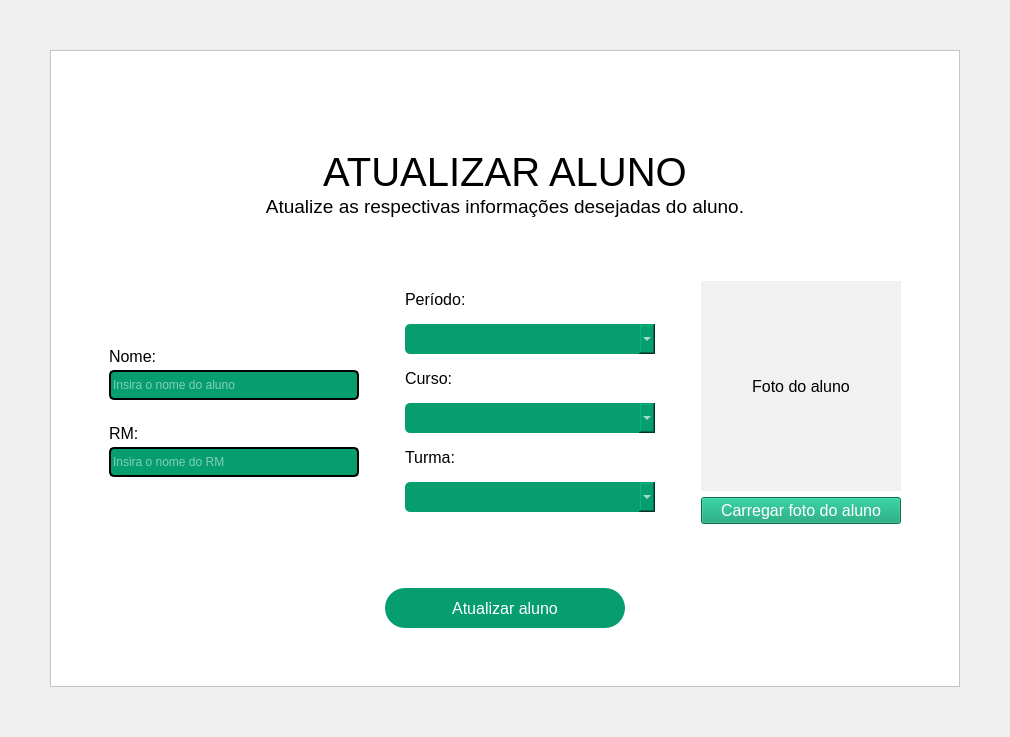
         <widget class="QWidget" name="pg_Atualizar">
          <layout class="QGridLayout" name="gridLayout_11">
           <property name="leftMargin">
            <number>50</number>
           </property>
           <property name="topMargin">
            <number>50</number>
           </property>
           <property name="rightMargin">
            <number>50</number>
           </property>
           <property name="bottomMargin">
            <number>50</number>
           </property>
           <property name="spacing">
            <number>0</number>
           </property>
           <item row="0" column="0">
            <widget class="QFrame" name="frame_6">
             <property name="styleSheet">
              <string notr="true">background-color: rgb(255, 255, 255);</string>
             </property>
             <property name="frameShape">
              <enum>QFrame::StyledPanel</enum>
             </property>
             <property name="frameShadow">
              <enum>QFrame::Raised</enum>
             </property>
             <layout class="QGridLayout" name="gridLayout_22">
              <item row="3" column="0">
               <widget class="QWidget" name="widget_16" native="true">
                <layout class="QHBoxLayout" name="horizontalLayout_10">
                 <item>
                  <spacer name="horizontalSpacer_43">
                   <property name="orientation">
                    <enum>Qt::Horizontal</enum>
                   </property>
                   <property name="sizeHint" stdset="0">
                    <size>
                     <width>40</width>
                     <height>20</height>
                    </size>
                   </property>
                  </spacer>
                 </item>
                 <item>
                  <layout class="QVBoxLayout" name="verticalLayout_28">
                   <item>
                    <layout class="QVBoxLayout" name="verticalLayout_18">
                     <item>
                      <spacer name="verticalSpacer_31">
                       <property name="orientation">
                        <enum>Qt::Vertical</enum>
                       </property>
                       <property name="sizeHint" stdset="0">
                        <size>
                         <width>20</width>
                         <height>40</height>
                        </size>
                       </property>
                      </spacer>
                     </item>
                     <item>
                      <widget class="QLabel" name="label_18">
                       <property name="maximumSize">
                        <size>
                         <width>16777215</width>
                         <height>15</height>
                        </size>
                       </property>
                       <property name="font">
                        <font>
                         <family>Arial</family>
                         <pointsize>12</pointsize>
                        </font>
                       </property>
                       <property name="text">
                        <string>Nome:</string>
                       </property>
                      </widget>
                     </item>
                     <item>
                      <widget class="QLineEdit" name="etyNome_PgAtualizar">
                       <property name="minimumSize">
                        <size>
                         <width>250</width>
                         <height>30</height>
                        </size>
                       </property>
                       <property name="styleSheet">
                        <string notr="true">QLineEdit{
	background-color:#069E6E;
	border: 2px solid #000000;
	color: #ffffff;
	border-radius:5px;
}</string>
                       </property>
                       <property name="placeholderText">
                        <string>Insira o nome do aluno</string>
                       </property>
                      </widget>
                     </item>
                    </layout>
                   </item>
                   <item>
                    <layout class="QVBoxLayout" name="verticalLayout_27">
                     <property name="topMargin">
                      <number>20</number>
                     </property>
                     <item>
                      <widget class="QLabel" name="label_16">
                       <property name="maximumSize">
                        <size>
                         <width>16777215</width>
                         <height>15</height>
                        </size>
                       </property>
                       <property name="font">
                        <font>
                         <family>Arial</family>
                         <pointsize>12</pointsize>
                        </font>
                       </property>
                       <property name="text">
                        <string>RM:</string>
                       </property>
                      </widget>
                     </item>
                     <item>
                      <widget class="QLineEdit" name="etyRM_PgAtualizar">
                       <property name="minimumSize">
                        <size>
                         <width>0</width>
                         <height>30</height>
                        </size>
                       </property>
                       <property name="styleSheet">
                        <string notr="true">QLineEdit{
	background-color:#069E6E;
	border: 2px solid #000000;
	color: #ffffff;
	border-radius:5px;
}</string>
                       </property>
                       <property name="placeholderText">
                        <string>Insira o nome do RM</string>
                       </property>
                      </widget>
                     </item>
                     <item>
                      <spacer name="verticalSpacer_33">
                       <property name="orientation">
                        <enum>Qt::Vertical</enum>
                       </property>
                       <property name="sizeHint" stdset="0">
                        <size>
                         <width>20</width>
                         <height>40</height>
                        </size>
                       </property>
                      </spacer>
                     </item>
                    </layout>
                   </item>
                  </layout>
                 </item>
                 <item>
                  <spacer name="horizontalSpacer_41">
                   <property name="orientation">
                    <enum>Qt::Horizontal</enum>
                   </property>
                   <property name="sizeHint" stdset="0">
                    <size>
                     <width>40</width>
                     <height>20</height>
                    </size>
                   </property>
                  </spacer>
                 </item>
                 <item>
                  <layout class="QVBoxLayout" name="verticalLayout_19">
                   <item>
                    <widget class="QLabel" name="label_19">
                     <property name="maximumSize">
                      <size>
                       <width>16777215</width>
                       <height>15</height>
                      </size>
                     </property>
                     <property name="font">
                      <font>
                       <family>Arial</family>
                       <pointsize>12</pointsize>
                      </font>
                     </property>
                     <property name="text">
                      <string>Período:</string>
                     </property>
                    </widget>
                   </item>
                   <item>
                    <widget class="QComboBox" name="cboxPeriodo_PgAtualizar">
                     <property name="minimumSize">
                      <size>
                       <width>250</width>
                       <height>30</height>
                      </size>
                     </property>
                     <property name="styleSheet">
                      <string notr="true">QComboBox{
	background-color:#069E6E;
	border-color:#069E6E;
	color: #ffffff;
	border-radius:5px;
}</string>
                     </property>
                     <property name="placeholderText">
                      <string/>
                     </property>
                    </widget>
                   </item>
                   <item>
                    <widget class="QLabel" name="label_20">
                     <property name="maximumSize">
                      <size>
                       <width>16777215</width>
                       <height>15</height>
                      </size>
                     </property>
                     <property name="font">
                      <font>
                       <family>Arial</family>
                       <pointsize>12</pointsize>
                      </font>
                     </property>
                     <property name="text">
                      <string>Curso:</string>
                     </property>
                    </widget>
                   </item>
                   <item>
                    <widget class="QComboBox" name="cboxCurso_PgAtualizar">
                     <property name="minimumSize">
                      <size>
                       <width>0</width>
                       <height>30</height>
                      </size>
                     </property>
                     <property name="styleSheet">
                      <string notr="true">QComboBox{
	background-color:#069E6E;
	border-color:#069E6E;
	color: #ffffff;
	border-radius:5px;
}</string>
                     </property>
                    </widget>
                   </item>
                   <item>
                    <widget class="QLabel" name="label_21">
                     <property name="maximumSize">
                      <size>
                       <width>16777215</width>
                       <height>15</height>
                      </size>
                     </property>
                     <property name="font">
                      <font>
                       <family>Arial</family>
                       <pointsize>12</pointsize>
                      </font>
                     </property>
                     <property name="text">
                      <string>Turma:</string>
                     </property>
                    </widget>
                   </item>
                   <item>
                    <widget class="QComboBox" name="cboxTurma_PgAtualizar">
                     <property name="minimumSize">
                      <size>
                       <width>0</width>
                       <height>30</height>
                      </size>
                     </property>
                     <property name="styleSheet">
                      <string notr="true">QComboBox{
	background-color:#069E6E;
	border-color:#069E6E;
	color: #ffffff;
	border-radius:5px;
}</string>
                     </property>
                    </widget>
                   </item>
                  </layout>
                 </item>
                 <item>
                  <spacer name="horizontalSpacer_42">
                   <property name="orientation">
                    <enum>Qt::Horizontal</enum>
                   </property>
                   <property name="sizeHint" stdset="0">
                    <size>
                     <width>40</width>
                     <height>20</height>
                    </size>
                   </property>
                  </spacer>
                 </item>
                 <item>
                  <layout class="QVBoxLayout" name="verticalLayout_20">
                   <item>
                    <widget class="QLabel" name="lbl_ImgAluno_PgAtualizar">
                     <property name="minimumSize">
                      <size>
                       <width>200</width>
                       <height>210</height>
                      </size>
                     </property>
                     <property name="font">
                      <font>
                       <family>Arial</family>
                       <pointsize>12</pointsize>
                      </font>
                     </property>
                     <property name="styleSheet">
                      <string notr="true">background-color: rgb(241, 241, 241);</string>
                     </property>
                     <property name="text">
                      <string>Foto do aluno</string>
                     </property>
                     <property name="alignment">
                      <set>Qt::AlignCenter</set>
                     </property>
                    </widget>
                   </item>
                   <item>
                    <widget class="QPushButton" name="btnCarregarFT_PgAtualizar">
                     <property name="font">
                      <font>
                       <family>Arial</family>
                       <pointsize>12</pointsize>
                      </font>
                     </property>
                     <property name="styleSheet">
                      <string notr="true">QPushButton{
	background-color:#069E6E;
	color:#ffffff;
}

QPushButton:hover{
	background-color:#047b55;
}

QPushButton:pressed{
	background-color: rgb(2, 45, 29);
}

QPushButton:checked{
	background-color:  rgb(2, 45, 29);
}

</string>
                     </property>
                     <property name="text">
                      <string>Carregar foto do aluno</string>
                     </property>
                    </widget>
                   </item>
                  </layout>
                 </item>
                 <item>
                  <spacer name="horizontalSpacer_44">
                   <property name="orientation">
                    <enum>Qt::Horizontal</enum>
                   </property>
                   <property name="sizeHint" stdset="0">
                    <size>
                     <width>40</width>
                     <height>20</height>
                    </size>
                   </property>
                  </spacer>
                 </item>
                </layout>
               </widget>
              </item>
              <item row="1" column="0">
               <widget class="QWidget" name="widget_15" native="true">
                <layout class="QHBoxLayout" name="horizontalLayout_20">
                 <item>
                  <layout class="QVBoxLayout" name="verticalLayout_17">
                   <property name="spacing">
                    <number>0</number>
                   </property>
                   <item>
                    <spacer name="verticalSpacer_17">
                     <property name="orientation">
                      <enum>Qt::Vertical</enum>
                     </property>
                     <property name="sizeHint" stdset="0">
                      <size>
                       <width>20</width>
                       <height>40</height>
                      </size>
                     </property>
                    </spacer>
                   </item>
                   <item>
                    <widget class="QLabel" name="label_14">
                     <property name="maximumSize">
                      <size>
                       <width>16777215</width>
                       <height>50</height>
                      </size>
                     </property>
                     <property name="font">
                      <font>
                       <family>Arial</family>
                       <pointsize>30</pointsize>
                      </font>
                     </property>
                     <property name="text">
                      <string>ATUALIZAR ALUNO</string>
                     </property>
                     <property name="alignment">
                      <set>Qt::AlignCenter</set>
                     </property>
                    </widget>
                   </item>
                   <item>
                    <widget class="QLabel" name="label_15">
                     <property name="minimumSize">
                      <size>
                       <width>0</width>
                       <height>22</height>
                      </size>
                     </property>
                     <property name="maximumSize">
                      <size>
                       <width>16777215</width>
                       <height>22</height>
                      </size>
                     </property>
                     <property name="font">
                      <font>
                       <family>Arial</family>
                       <pointsize>14</pointsize>
                      </font>
                     </property>
                     <property name="text">
                      <string>Atualize as respectivas informações desejadas do aluno.</string>
                     </property>
                     <property name="alignment">
                      <set>Qt::AlignCenter</set>
                     </property>
                    </widget>
                   </item>
                  </layout>
                 </item>
                </layout>
               </widget>
              </item>
              <item row="5" column="0">
               <widget class="QWidget" name="widget_17" native="true">
                <layout class="QHBoxLayout" name="horizontalLayout_22">
                 <item>
                  <layout class="QHBoxLayout" name="horizontalLayout_19">
                   <item>
                    <spacer name="horizontalSpacer_46">
                     <property name="orientation">
                      <enum>Qt::Horizontal</enum>
                     </property>
                     <property name="sizeHint" stdset="0">
                      <size>
                       <width>40</width>
                       <height>20</height>
                      </size>
                     </property>
                    </spacer>
                   </item>
                   <item>
                    <widget class="QPushButton" name="btnAtualizarAluno_PgAtualizar">
                     <property name="minimumSize">
                      <size>
                       <width>240</width>
                       <height>40</height>
                      </size>
                     </property>
                     <property name="maximumSize">
                      <size>
                       <width>240</width>
                       <height>16777215</height>
                      </size>
                     </property>
                     <property name="font">
                      <font>
                       <family>Arial</family>
                       <pointsize>12</pointsize>
                      </font>
                     </property>
                     <property name="styleSheet">
                      <string notr="true">QPushButton{
	background-color:#069E6E;
	color:#ffffff;
	border-radius:20px;
}

QPushButton:hover{
	background-color:#047b55;
}

QPushButton:pressed{
	background-color: rgb(2, 45, 29);
}

QPushButton:checked{
	background-color:  rgb(2, 45, 29);
}

</string>
                     </property>
                     <property name="text">
                      <string>Atualizar aluno</string>
                     </property>
                     <property name="icon">
                      <iconset resource="imagens/imagens_usadas.qrc">
                       <normaloff>:/imagens/imgBtnAtualizar.png</normaloff>:/imagens/imgBtnAtualizar.png</iconset>
                     </property>
                     <property name="iconSize">
                      <size>
                       <width>36</width>
                       <height>36</height>
                      </size>
                     </property>
                    </widget>
                   </item>
                   <item>
                    <spacer name="horizontalSpacer_45">
                     <property name="orientation">
                      <enum>Qt::Horizontal</enum>
                     </property>
                     <property name="sizeHint" stdset="0">
                      <size>
                       <width>40</width>
                       <height>20</height>
                      </size>
                     </property>
                    </spacer>
                   </item>
                  </layout>
                 </item>
                </layout>
               </widget>
              </item>
              <item row="6" column="0">
               <spacer name="verticalSpacer_20">
                <property name="orientation">
                 <enum>Qt::Vertical</enum>
                </property>
                <property name="sizeHint" stdset="0">
                 <size>
                  <width>20</width>
                  <height>40</height>
                 </size>
                </property>
               </spacer>
              </item>
              <item row="2" column="0">
               <spacer name="verticalSpacer_18">
                <property name="orientation">
                 <enum>Qt::Vertical</enum>
                </property>
                <property name="sizeHint" stdset="0">
                 <size>
                  <width>20</width>
                  <height>40</height>
                 </size>
                </property>
               </spacer>
              </item>
              <item row="4" column="0">
               <spacer name="verticalSpacer_19">
                <property name="orientation">
                 <enum>Qt::Vertical</enum>
                </property>
                <property name="sizeHint" stdset="0">
                 <size>
                  <width>20</width>
                  <height>40</height>
                 </size>
                </property>
               </spacer>
              </item>
              <item row="0" column="0">
               <spacer name="verticalSpacer_21">
                <property name="orientation">
                 <enum>Qt::Vertical</enum>
                </property>
                <property name="sizeHint" stdset="0">
                 <size>
                  <width>20</width>
                  <height>40</height>
                 </size>
                </property>
               </spacer>
              </item>
             </layout>
             <zorder>widget_17</zorder>
             <zorder>widget_16</zorder>
             <zorder>widget_15</zorder>
             <zorder>verticalSpacer_18</zorder>
             <zorder>verticalSpacer_19</zorder>
             <zorder>verticalSpacer_20</zorder>
             <zorder>verticalSpacer_21</zorder>
            </widget>
           </item>
          </layout>
         </widget>
